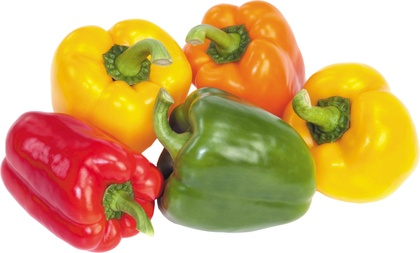
%> input picture peppers.jpg, 420 x 253 px, shrunk from 1500 x 905 before the run
$ octave reconstruct_III.m   (GNU Octave 9; MATLAB toolbox functions it lacks are replaced by stand-ins)
%> lines starting %> are read from the running program, lines starting %| are printed output that depends on the picture
pkg load image;

% Read the RGB image
img = imread('peppers.jpg');
%> img is the input picture: size 253x420x3 uint8; mean R, G, B 212.2, 176.2, 118.7
[rows, cols, ~] = size(img);
%> rows = 253; cols = 420

% Pre-allocate output arrays with zeros
redPlane   = zeros(rows, cols, 3, 'uint8');
greenPlane = zeros(rows, cols, 3, 'uint8');
bluePlane  = zeros(rows, cols, 3, 'uint8');

% Loop through every pixel manually to extract planes
for r = 1:rows
    for c = 1:cols
        % Extract Red component only (Channels 2 and 3 remain 0)
        redPlane(r, c, 1) = img(r, c, 1);

        % Extract Green component only (Channels 1 and 3 remain 0)
        greenPlane(r, c, 2) = img(r, c, 2);

        % Extract Blue component only (Channels 1 and 2 remain 0)
        bluePlane(r, c, 3) = img(r, c, 3);
    end
end
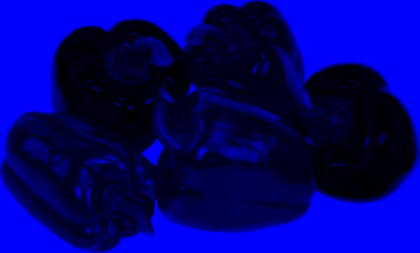
%> bluePlane: size 253x420x3 uint8; mean R, G, B 0, 0, 118.7
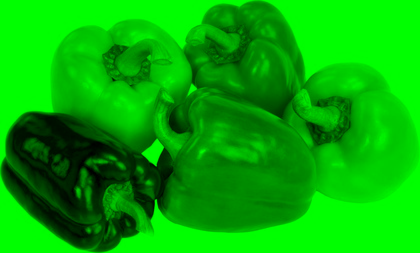
%> greenPlane: size 253x420x3 uint8; mean R, G, B 0, 176.2, 0
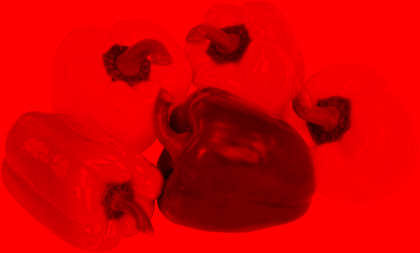
%> redPlane: size 253x420x3 uint8; mean R, G, B 212.2, 0, 0

% -------------------------------------------------------------------------
% Core Logic: Reconstruct the RGB Image
% -------------------------------------------------------------------------

% Pre-allocate output array for reconstructed image
reconstructedImg = zeros(rows, cols, 3, 'uint8');

% Loop through every pixel manually to combine R, G, and B planes
for r = 1:rows
    for c = 1:cols
        for ch = 1:3
            % Add intensity values from all 3 planes at coordinate (r, c, ch)
            reconstructedImg(r, c, ch) = redPlane(r, c, ch) + ...
                                         greenPlane(r, c, ch) + ...
                                         bluePlane(r, c, ch);
        end
    end
end

% -------------------------------------------------------------------------
% Display All Planes & Reconstructed Image
% -------------------------------------------------------------------------
figure;

% Slot 1: Original Image
subplot(2, 3, 1);
imshow(img);
title('Original RGB Image');

% Slot 2: Red Plane
subplot(2, 3, 2);
imshow(redPlane);
title('Red Plane');

% Slot 3: Green Plane
subplot(2, 3, 3);
imshow(greenPlane);
title('Green Plane');

% Slot 4: Blue Plane
subplot(2, 3, 4);
imshow(bluePlane);
title('Blue Plane');

% Slot 5: Reconstructed Image
subplot(2, 3, 5);
imshow(reconstructedImg);
title('Reconstructed Image (R + G + B)');
